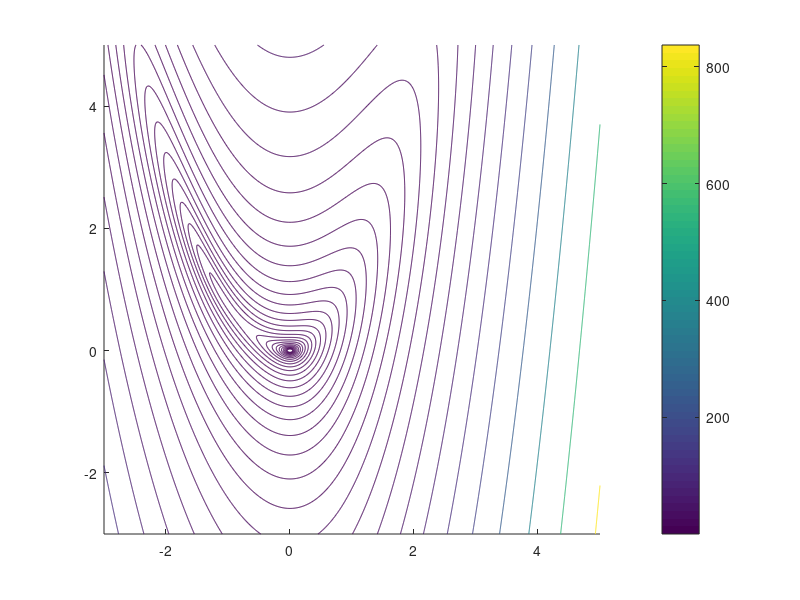

MATLAB code for this plot: (Note: this script raises an error after producing the figure.)
%% Objective: minimize  (Using Newton's Method)

%% Setting initial points 
x = [3; 3];

%% Setting tolerance factor epsilon
tol = 10^(-5);

%% Initialize iteration number
iter = 0;

%% Setting backtracking search parameter 
sigma = 0.5;
gamma = 0.1;
gamma1 = 10^(-6);
gamma2 = 0.1;

%% Draw the contour plot
a = -3:0.01:5;
[A,B] = meshgrid(a);
Z = A.^4+(2/3)*A.^3+0.5*A.^2 -2*A.^2.*B+ (4/3)*(B).^2;
figure;
hold on

contour(A,B,Z,logspace(-3,4,40));
colorbar;

%% Main Iteration
while norm(grad(x)) > tol
    sk = hess_p23(x) \ grad(x);
    if grad(x)' * sk >= gamma1 * min(1, norm(sk)^gamma2) * norm(sk)^2
        dk = sk;
    else
        dk = grad(x);
    end
    t = 1;
    xtemp = x - t * dk;
    
    while obj(xtemp) >= obj(x) - gamma * t * grad(x)' * dk
        t = t * sigma;
        xtemp = x - t * dk;
    end
    
    %% Make some plots
    plot(x(1), x(2), '*r');
    hold on;
    plot([x(1), xtemp(1)], [x(2), xtemp(2)], '-g');
    hold on;
    
    %% Output the solution in each step
    iter = iter + 1
    x = xtemp
    
end